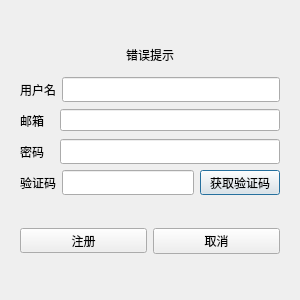
<?xml version="1.0" encoding="UTF-8"?>
<ui version="4.0">
 <class>RegisterDialog</class>
 <widget class="QDialog" name="RegisterDialog">
  <property name="geometry">
   <rect>
    <x>0</x>
    <y>0</y>
    <width>300</width>
    <height>300</height>
   </rect>
  </property>
  <property name="minimumSize">
   <size>
    <width>300</width>
    <height>300</height>
   </size>
  </property>
  <property name="maximumSize">
   <size>
    <width>300</width>
    <height>300</height>
   </size>
  </property>
  <property name="windowTitle">
   <string>注册</string>
  </property>
  <layout class="QVBoxLayout" name="verticalLayout_2">
   <item>
    <layout class="QVBoxLayout" name="verticalLayout">
     <item>
      <widget class="QStackedWidget" name="stackedWidget">
       <property name="currentIndex">
        <number>0</number>
       </property>
       <widget class="QWidget" name="page">
        <layout class="QVBoxLayout" name="verticalLayout_3">
         <item>
          <spacer name="verticalSpacer">
           <property name="orientation">
            <enum>Qt::Vertical</enum>
           </property>
           <property name="sizeHint" stdset="0">
            <size>
             <width>20</width>
             <height>40</height>
            </size>
           </property>
          </spacer>
         </item>
         <item>
          <widget class="QLabel" name="err_tip">
           <property name="minimumSize">
            <size>
             <width>0</width>
             <height>25</height>
            </size>
           </property>
           <property name="text">
            <string>错误提示</string>
           </property>
           <property name="alignment">
            <set>Qt::AlignHCenter|Qt::AlignTop</set>
           </property>
          </widget>
         </item>
         <item>
          <layout class="QHBoxLayout" name="horizontalLayout">
           <item>
            <widget class="QLabel" name="u">
             <property name="maximumSize">
              <size>
               <width>16777215</width>
               <height>25</height>
              </size>
             </property>
             <property name="text">
              <string>用户名</string>
             </property>
            </widget>
           </item>
           <item>
            <widget class="QLineEdit" name="user_label">
             <property name="minimumSize">
              <size>
               <width>0</width>
               <height>25</height>
              </size>
             </property>
             <property name="maximumSize">
              <size>
               <width>16777215</width>
               <height>25</height>
              </size>
             </property>
            </widget>
           </item>
          </layout>
         </item>
         <item>
          <layout class="QHBoxLayout" name="horizontalLayout_2">
           <item>
            <widget class="QLabel" name="email_label">
             <property name="minimumSize">
              <size>
               <width>0</width>
               <height>25</height>
              </size>
             </property>
             <property name="text">
              <string>邮箱   </string>
             </property>
            </widget>
           </item>
           <item>
            <widget class="QLineEdit" name="email_edit"/>
           </item>
          </layout>
         </item>
         <item>
          <layout class="QHBoxLayout" name="horizontalLayout_4">
           <item>
            <widget class="QLabel" name="password_label">
             <property name="minimumSize">
              <size>
               <width>0</width>
               <height>25</height>
              </size>
             </property>
             <property name="maximumSize">
              <size>
               <width>16777215</width>
               <height>25</height>
              </size>
             </property>
             <property name="text">
              <string>密码   </string>
             </property>
            </widget>
           </item>
           <item>
            <widget class="QLineEdit" name="pass_edit">
             <property name="minimumSize">
              <size>
               <width>0</width>
               <height>25</height>
              </size>
             </property>
             <property name="maximumSize">
              <size>
               <width>16777215</width>
               <height>25</height>
              </size>
             </property>
            </widget>
           </item>
          </layout>
         </item>
         <item>
          <layout class="QHBoxLayout" name="horizontalLayout_5">
           <item>
            <widget class="QLabel" name="ver_label">
             <property name="minimumSize">
              <size>
               <width>0</width>
               <height>25</height>
              </size>
             </property>
             <property name="maximumSize">
              <size>
               <width>16777215</width>
               <height>25</height>
              </size>
             </property>
             <property name="text">
              <string>验证码</string>
             </property>
            </widget>
           </item>
           <item>
            <widget class="QLineEdit" name="ver_edit">
             <property name="minimumSize">
              <size>
               <width>0</width>
               <height>25</height>
              </size>
             </property>
             <property name="maximumSize">
              <size>
               <width>16777215</width>
               <height>25</height>
              </size>
             </property>
            </widget>
           </item>
           <item>
            <widget class="QPushButton" name="ver_butten">
             <property name="minimumSize">
              <size>
               <width>0</width>
               <height>25</height>
              </size>
             </property>
             <property name="maximumSize">
              <size>
               <width>16777215</width>
               <height>25</height>
              </size>
             </property>
             <property name="text">
              <string>获取验证码</string>
             </property>
            </widget>
           </item>
          </layout>
         </item>
         <item>
          <spacer name="verticalSpacer_2">
           <property name="orientation">
            <enum>Qt::Vertical</enum>
           </property>
           <property name="sizeHint" stdset="0">
            <size>
             <width>20</width>
             <height>40</height>
            </size>
           </property>
          </spacer>
         </item>
         <item>
          <layout class="QHBoxLayout" name="horizontalLayout_6">
           <item>
            <widget class="QPushButton" name="confirm_but">
             <property name="minimumSize">
              <size>
               <width>0</width>
               <height>25</height>
              </size>
             </property>
             <property name="maximumSize">
              <size>
               <width>16777215</width>
               <height>25</height>
              </size>
             </property>
             <property name="text">
              <string>注册</string>
             </property>
            </widget>
           </item>
           <item>
            <widget class="QPushButton" name="cancel_button">
             <property name="text">
              <string>取消</string>
             </property>
            </widget>
           </item>
          </layout>
         </item>
         <item>
          <spacer name="verticalSpacer_3">
           <property name="orientation">
            <enum>Qt::Vertical</enum>
           </property>
           <property name="sizeHint" stdset="0">
            <size>
             <width>20</width>
             <height>40</height>
            </size>
           </property>
          </spacer>
         </item>
        </layout>
       </widget>
       <widget class="QWidget" name="page_2">
        <property name="minimumSize">
         <size>
          <width>0</width>
          <height>25</height>
         </size>
        </property>
        <property name="maximumSize">
         <size>
          <width>16777215</width>
          <height>25</height>
         </size>
        </property>
       </widget>
      </widget>
     </item>
    </layout>
   </item>
  </layout>
 </widget>
 <resources/>
 <connections/>
</ui>
